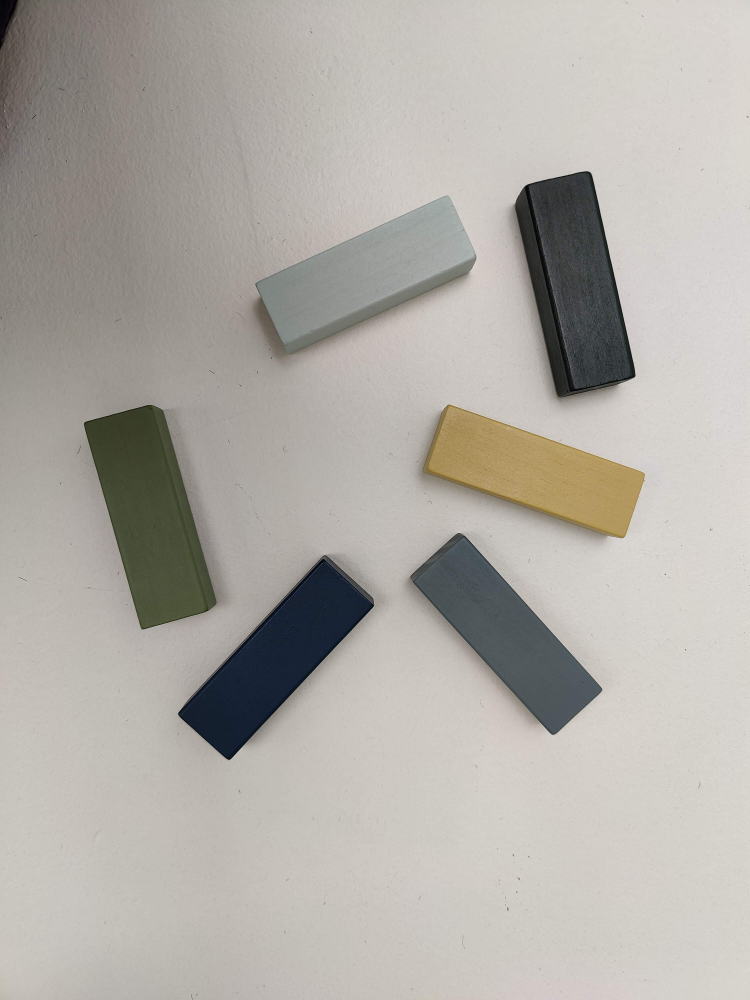
#> input picture Final_Project/blocks/white/1.jpg, 3000 x 4000 px (shown at 1/4 size)
$ jupyter execute blocks3D.ipynb
#> lines starting #> are read from the running program, lines starting #| are printed output that depends on the picture; after the words box and inside, x2 and y2 are one past the last pixel; in counts of white or black regions, pixels touching at a corner belong together
[cell 1]
import numpy as np
from scipy import ndimage as nd
from PIL import Image, ImageDraw, ImageEnhance
import matplotlib.pyplot as plt
import matplotlib.image as mpimg
import cv2

[cell 2]
# Load image1
file = 'blocks/calibrate.jpg'
file = 'blocks/white/1.jpg'
# [4 lines of commented-out code are left out]

img = cv2.imread(file)
#> img is the input picture: shape (4000, 3000, 3); mean B, G, R 167, 173, 176.7
img = cv2.resize(img, dsize = (900, 1200), interpolation=cv2.INTER_CUBIC)
#> img: shape (1200, 900, 3)

[cell 3]
ksize = (2, 2)
img = cv2.blur(img, ksize)

plt.imshow(img)
plt.show()

[cell 4]
print(np.shape(img))
#| (1200, 900, 3)
hsv = cv2.cvtColor(img, cv2.COLOR_RGB2HSV)
#> hsv: shape (1200, 900, 3); mean H, S, V 97.1, 20.2, 178.1
h = hsv[:,:,0]
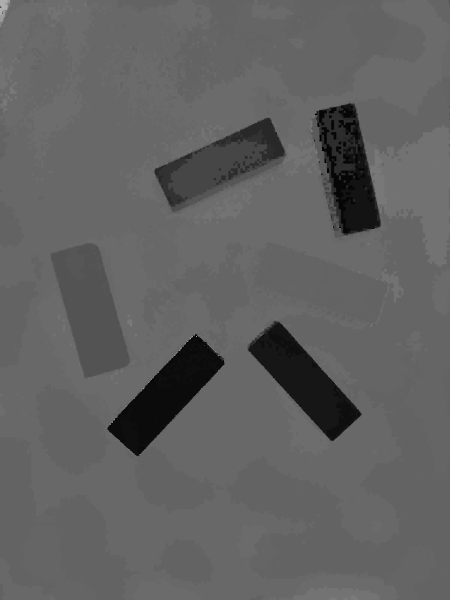
#> h: shape (1200, 900) (shown at 1/2 size); min 0, max 178, mean 97.1
s = hsv[:,:,1]
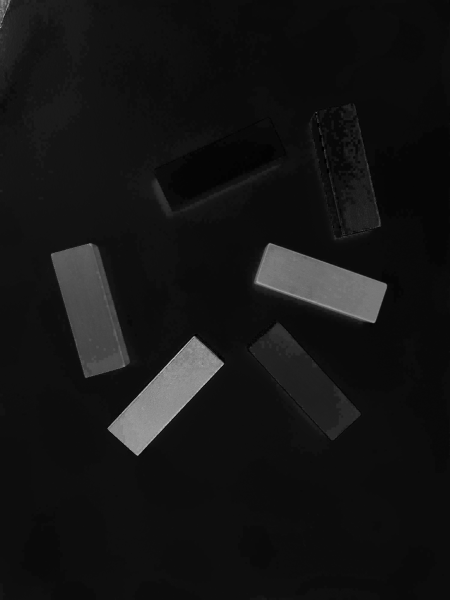
#> s: shape (1200, 900) (shown at 1/2 size); min 0, max 226, mean 20.2
v = hsv[:,:,2]
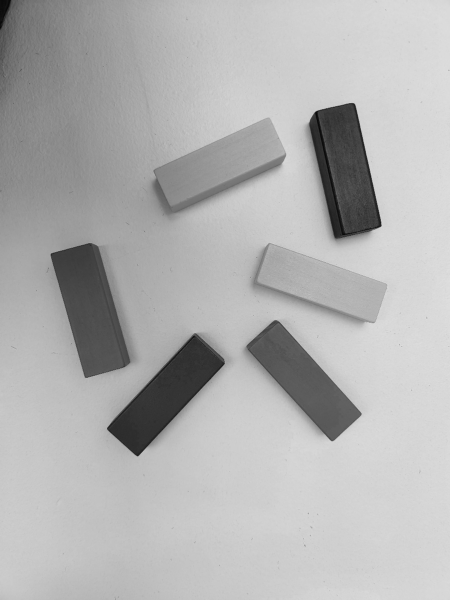
#> v: shape (1200, 900) (shown at 1/2 size); min 4, max 226, mean 178.1

#plt.hist(h)

[cell 5]
maskhigh = h < 80
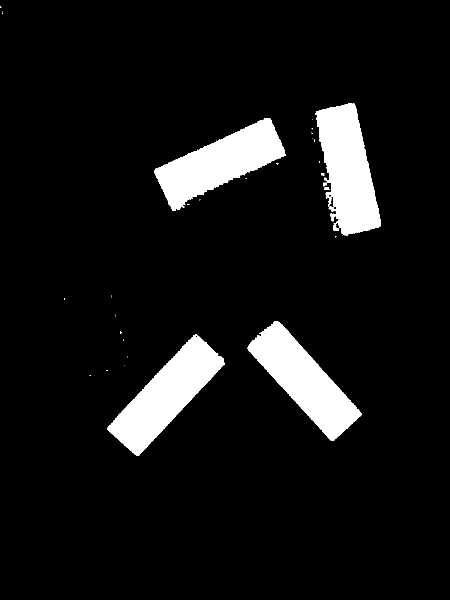
#> maskhigh: shape (1200, 900) bool (shown at 1/2 size); 8% white; 35 white regions (29 under 20 px), largest, box (x1, y1, x2, y2) and area: (215, 668, 449, 912) 22053, (630, 207, 762, 471) 21642, (308, 236, 571, 422) 21434, (495, 642, 723, 882) 21291, (649, 374, 659, 380) 46, (642, 346, 649, 351) 28
masklow = h > 0
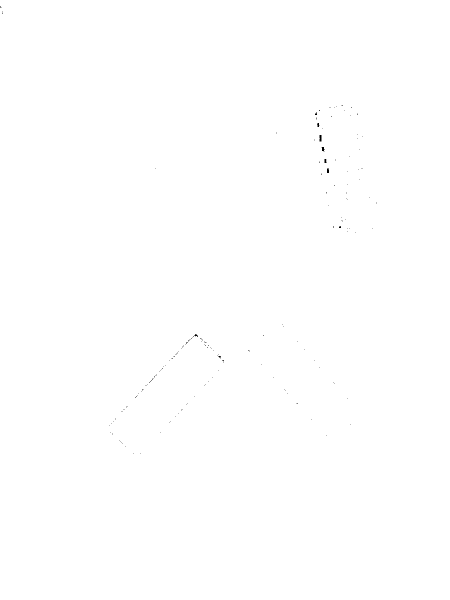
#> masklow: shape (1200, 900) bool (shown at 1/2 size); 100% white; black in thin lines or dots, all inside (x1, y1, x2, y2) = (0, 13, 754, 908)
mask = np.multiply(masklow,maskhigh)
#> mask: shape (1200, 900) bool; 8% white; 32 white regions (26 under 20 px), largest, box (x1, y1, x2, y2) and area: (215, 671, 449, 912) 21876, (308, 236, 571, 422) 21431, (633, 207, 762, 471) 21372, (495, 642, 723, 882) 21265, (649, 374, 659, 380) 46, (643, 346, 649, 351) 25

plt.imshow(h, vmin = 0, vmax = 255)#, cmap='gray')
plt.show()

plt.imshow(s, vmin = 0, vmax = 255)#, cmap='plasma')
plt.show()

plt.imshow(v, vmin = 0, vmax = 255)#, cmap='gray')
plt.show()

plt.imshow(mask, vmin = 0, vmax = 1, cmap='gray')
plt.show()

hthresh = np.multiply(h,mask)
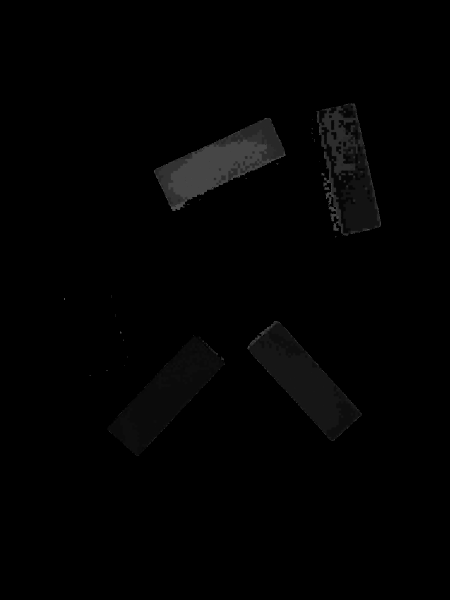
#> hthresh: shape (1200, 900) (shown at 1/2 size); min 0, max 79, mean 2.4
plt.imshow(hthresh, vmin = 0, vmax = 255)#, cmap='plasma')
plt.show()

[cell 6]
img = cv2.imread(file)
img = cv2.resize(img, dsize = (900, 1200), interpolation=cv2.INTER_CUBIC)

original_image = img

ksize = (9, 9)
img = cv2.blur(img, ksize)

gray= cv2.cvtColor(img,cv2.COLOR_RGB2GRAY)
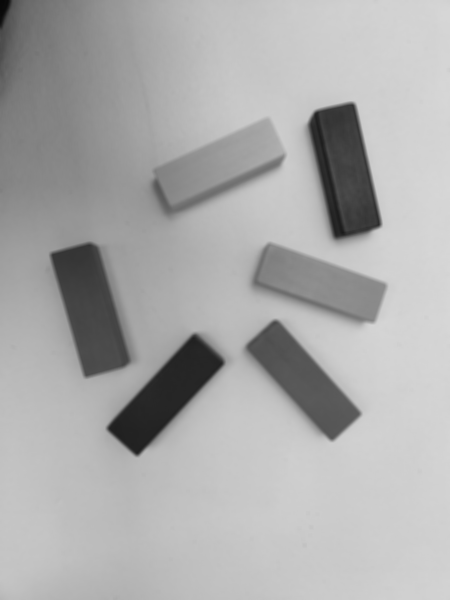
#> gray: shape (1200, 900) (shown at 1/2 size); min 7, max 215, mean 171.6

edges= cv2.Canny(gray, 10, 50, 3)
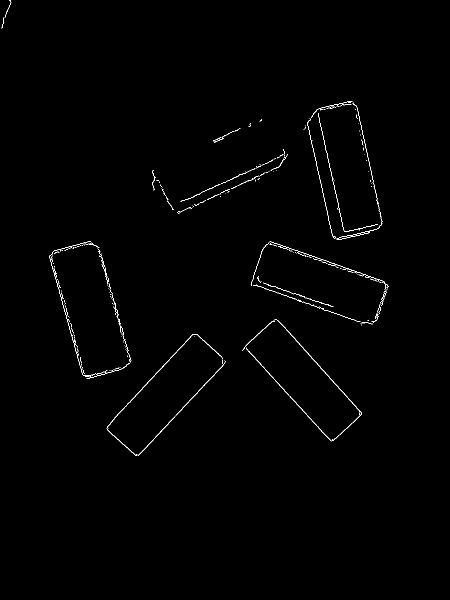
#> edges: shape (1200, 900) (shown at 1/2 size); 0.58% white in thin lines or dots, all inside (x1, y1, x2, y2) = (3, 0, 777, 912)
plt.imshow(edges)
plt.show()

[cell 7]
contours, hierarchy= cv2.findContours(edges.copy(), cv2.RETR_TREE, cv2.CHAIN_APPROX_SIMPLE)
#> contours = 323 contours, 319 with area under 20; largest, box (x1, y1, x2, y2) and area: (497, 639, 723, 883) 346, (213, 668, 446, 912) 244, (275, 725, 450, 911) 152, (489, 641, 550, 698) 45

len(contours)
for i in np.arange(len(contours)):
    area = cv2.contourArea(contours[i])
#> this loop made 323 passes
#> area on passes 22, 49: 152, 243.5


sorted_contours= sorted(contours, key=cv2.contourArea, reverse= True)
#> sorted_contours has the same summary as contours
cv2.drawContours(img, sorted_contours[0], -1, (0, 255, 0), 2)
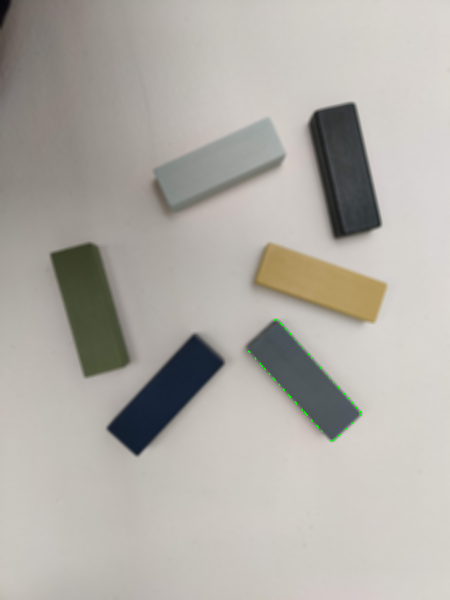
#> img: shape (1200, 900, 3) (shown at 1/2 size); mean B, G, R 166.9, 173, 176.7
plt.imshow(img)

[cell 8]
for i in contours:
    M = cv2.moments(i)
    A = cv2.contourArea(i)
    if A > 100:
        cx = int(M['m10']/M['m00'])
        cy = int(M['m01']/M['m00'])
        cv2.drawContours(img, [i], -1, (0, 255, 0), 2)
        cv2.circle(img, (cx, cy), 7, (0, 0, 255), -1)
        cv2.putText(img, "center", (cx - 20, cy - 20),
                   cv2.FONT_HERSHEY_SIMPLEX, 0.5, (0, 0, 0), 2)
        print(f"x: {cx} y: {cy}")
        print(A)
#> this loop made 323 passes
#> (A, cx, cy) on passes 22, 49, 64: (152, 362, 819), (243.5, 309, 773), (346, 623, 774)
#> (i, A) on passes 1, 2, 3, 4, 6, 7: ([[272, 908], [273, 909]], 0), ([[664, 878], [665, 879]], 0), ([[217, 857]], 0), ([[207, 745], [208, 745]], 0), ([[210, 744], [212, 744]], 0), ([[206, 743]], 0)
#| x: 362 y: 819
#| 152.0
#| x: 309 y: 773
#| 243.5
#| x: 623 y: 774
#| 346.0
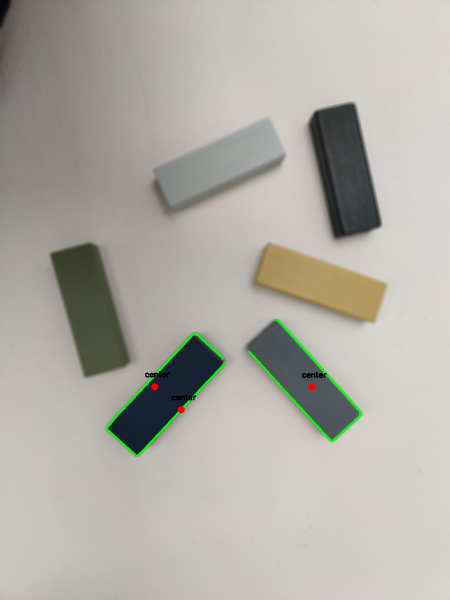
#> img: shape (1200, 900, 3) (shown at 1/2 size); 0.54% of pixels changed, all inside (x1, y1, x2, y2) = (212, 638, 724, 913)

plt.imshow(img)
plt.show()
cv2.imwrite("Contours.png", img)
#> Out = True

$ run again, with Final_Project/blocks/white/3.jpg copied over Final_Project/blocks/white/1.jpg
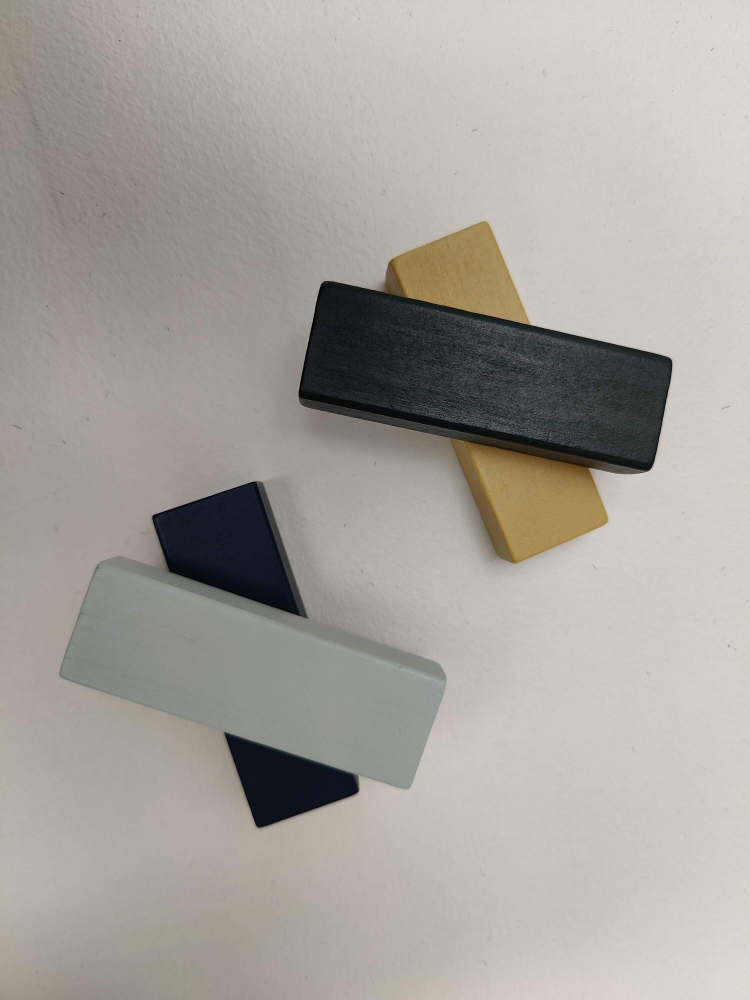
#> input picture Final_Project/blocks/white/3.jpg, 3000 x 4000 px (shown at 1/4 size)
#> img is the input picture: shape (4000, 3000, 3); mean B, G, R 156.4, 162.4, 167.1
#| (1200, 900, 3)
#> hsv: shape (1200, 900, 3); mean H, S, V 95.1, 22.3, 168.3
#> maskhigh: shape (1200, 900) bool; 13.5% white; 24 white regions (20 under 20 px), largest, box (x1, y1, x2, y2) and area: (72, 579, 536, 994) 84909, (360, 339, 807, 564) 61240, (461, 776, 470, 783) 35, (447, 772, 456, 778) 28
#> masklow: shape (1200, 900) bool; 99.8% white; 222 black regions (204 under 20 px), largest, box (x1, y1, x2, y2) and area: (375, 481, 418, 490) 190, (342, 678, 360, 716) 139, (321, 611, 331, 634) 99
#> mask: shape (1200, 900) bool; 13.4% white; 32 white regions (28 under 20 px), largest, box (x1, y1, x2, y2) and area: (72, 579, 536, 994) 84107, (360, 339, 807, 564) 60258, (461, 776, 470, 783) 35, (447, 772, 456, 778) 28
#> `edges= cv2.Canny(gray, 10, 50, 3)`:
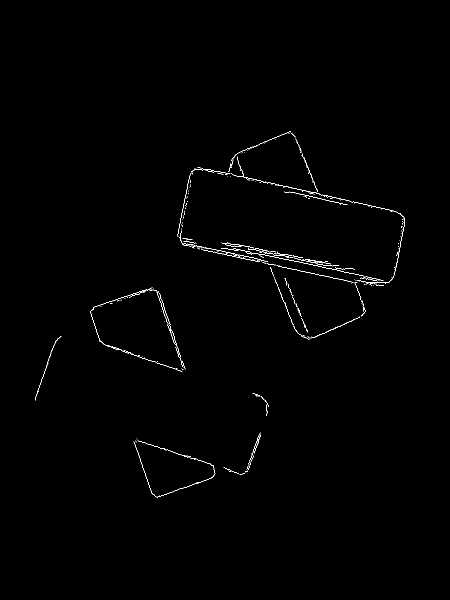
#> edges: shape (1200, 900) (shown at 1/2 size); 0.49% white in thin lines or dots, all inside (x1, y1, x2, y2) = (70, 263, 810, 996)
#> contours = 304 contours, 301 with area under 20; largest, box (x1, y1, x2, y2) and area: (207, 689, 258, 707) 29, (225, 694, 239, 700) 29, (623, 633, 720, 677) 26
#> the loop `for i in np.arange(len(contours)):` made 304 passes
#> area on passes 42, 43, 57: 29, 29, 26
#> sorted_contours has the same summary as contours
#> the loop `for i in contours:` made 304 passes
#> A on passes 3, 4, 6: 0.5, 6.5, 1
#> Out = True
